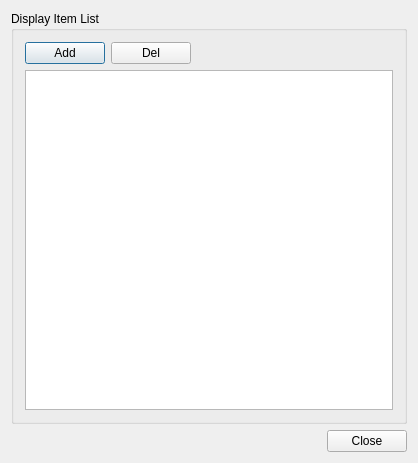
<?xml version="1.0" encoding="UTF-8"?>
<ui version="4.0">
 <class>editDisplayItemPool</class>
 <widget class="QDialog" name="editDisplayItemPool">
  <property name="geometry">
   <rect>
    <x>0</x>
    <y>0</y>
    <width>418</width>
    <height>463</height>
   </rect>
  </property>
  <property name="windowTitle">
   <string>DRMD &amp; PID</string>
  </property>
  <layout class="QVBoxLayout" name="verticalLayout_2" stretch="1,0">
   <item>
    <widget class="QSplitter" name="splitter">
     <property name="orientation">
      <enum>Qt::Horizontal</enum>
     </property>
     <widget class="QGroupBox" name="gbDispItemList">
      <property name="title">
       <string>Display Item List</string>
      </property>
      <layout class="QGridLayout" name="gridLayout_2">
       <item row="0" column="0">
        <layout class="QVBoxLayout" name="verticalLayout">
         <item>
          <layout class="QHBoxLayout" name="horizontalLayout_2">
           <item>
            <widget class="QPushButton" name="btnAddDisplayPool">
             <property name="text">
              <string>Add</string>
             </property>
            </widget>
           </item>
           <item>
            <widget class="QPushButton" name="btnDelDisplayPool">
             <property name="text">
              <string>Del</string>
             </property>
            </widget>
           </item>
           <item>
            <spacer name="horizontalSpacer">
             <property name="orientation">
              <enum>Qt::Horizontal</enum>
             </property>
             <property name="sizeHint" stdset="0">
              <size>
               <width>40</width>
               <height>20</height>
              </size>
             </property>
            </spacer>
           </item>
          </layout>
         </item>
         <item>
          <widget class="QTableView" name="m_tblDisplayItemPool"/>
         </item>
        </layout>
       </item>
      </layout>
     </widget>
    </widget>
   </item>
   <item>
    <layout class="QHBoxLayout" name="horizontalLayout">
     <item>
      <spacer name="horizontalSpacer_2">
       <property name="orientation">
        <enum>Qt::Horizontal</enum>
       </property>
       <property name="sizeHint" stdset="0">
        <size>
         <width>40</width>
         <height>20</height>
        </size>
       </property>
      </spacer>
     </item>
     <item>
      <widget class="QPushButton" name="btnClose">
       <property name="text">
        <string>Close</string>
       </property>
      </widget>
     </item>
    </layout>
   </item>
  </layout>
 </widget>
 <layoutdefault spacing="6" margin="11"/>
 <resources/>
 <connections/>
</ui>
